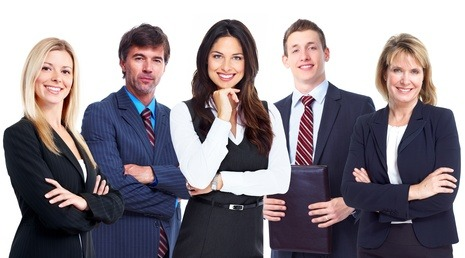
#> input picture pessoas/pessoas1.jpg, 465 x 258 px
$ python exemplo1.py
#> lines starting #> are read from the running program, lines starting #| are printed output that depends on the picture; after the words box and inside, x2 and y2 are one past the last pixel; in counts of white or black regions, pixels touching at a corner belong together
import cv2

classificador = cv2.CascadeClassifier('cascades/haarcascade_frontalface_default.xml')

imagem =  cv2.imread('pessoas/pessoas1.jpg')
#> imagem is the input picture: shape (258, 465, 3); mean B, G, R 141.5, 134.9, 142.7
imagemCinza = cv2.cvtColor(imagem, cv2.COLOR_BGR2GRAY)
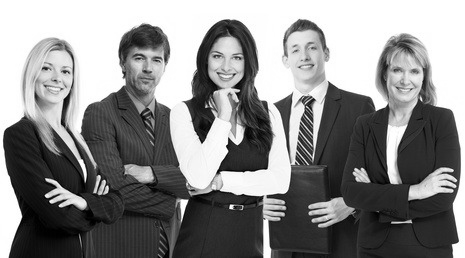
#> imagemCinza: shape (258, 465); min 0, max 255, mean 138


facesDetectadas = classificador.detectMultiScale(imagemCinza)
#> facesDetectadas = [[280, 29, 48, 48], [201, 37, 51, 51], [121, 37, 54, 54], [380, 51, 51, 51], [30, 49, 52, 52]]

print(len(facesDetectadas))
#| 5

for (x, y, l, a ) in facesDetectadas:
    print(x, y, l, a)
    cv2.rectangle(imagem, (x, y), (x +l, y + a), (0, 0, 255), 2)
#> this loop made 5 passes
#| 280 29 48 48
#| 201 37 51 51
#| 121 37 54 54
#| 380 51 51 51
#| 30 49 52 52
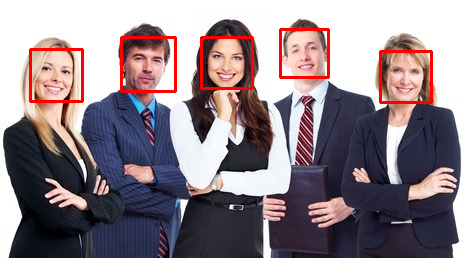
#> imagem: shape (258, 465, 3); 2.54% of pixels changed, all inside (x1, y1, x2, y2) = (29, 28, 433, 104)

cv2.imshow("faces", imagem)
cv2.waitKey()

$ run again, with pessoas/pessoas2.jpg copied over pessoas/pessoas1.jpg
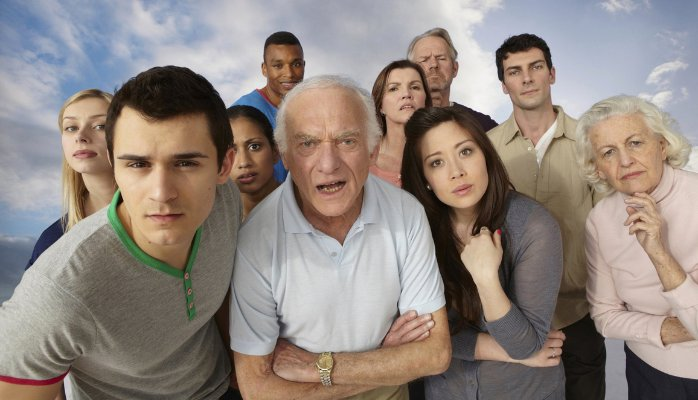
#> input picture pessoas/pessoas2.jpg, 698 x 400 px
#> imagem is the input picture: shape (400, 698, 3); mean B, G, R 128.3, 134.8, 145.9
#> `imagemCinza = cv2.cvtColor(imagem, cv2.COLOR_BGR2GRAY)`:
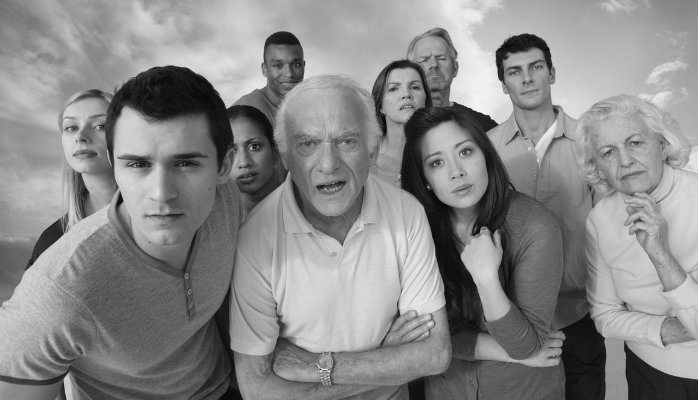
#> imagemCinza: shape (400, 698); min 2, max 252, mean 137.4
#> facesDetectadas = [[418, 46, 34, 34], [260, 45, 51, 51], [496, 46, 61, 61], [377, 67, 55, 55], [613, 172, 54, 54], [216, 123, 61, 61], [414, 127, 78, 78], [225, 337, 58, 58], [49, 99, 72, 72], [589, 120, 71, 71], [279, 104, 99, 99], [102, 117, 124, 124]]
#| 12
#> the loop `for (x, y, l, a ) in facesDetectadas:` made 12 passes
#> (printed output is left out)
#> after the loop `for (x, y, l, a ) in facesDetectadas:`:
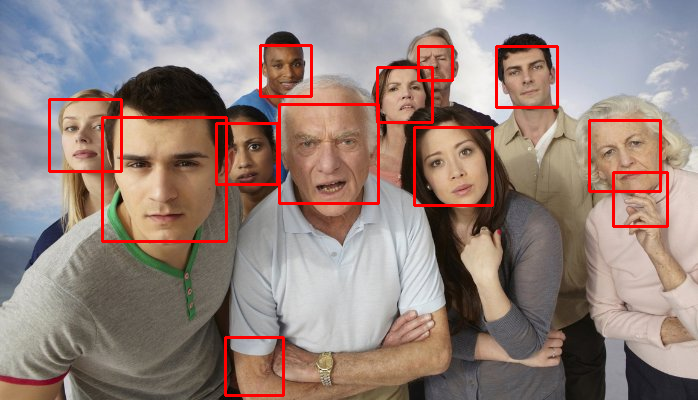
#> imagem: shape (400, 698, 3); 3.43% of pixels changed, all inside (x1, y1, x2, y2) = (48, 44, 669, 397)

$ run again, with pessoas/pessoas4.jpg copied over pessoas/pessoas1.jpg
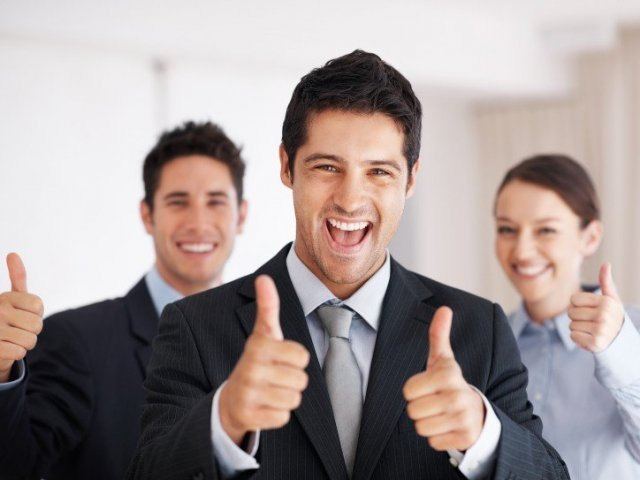
#> input picture pessoas/pessoas4.jpg, 640 x 480 px
#> imagem is the input picture: shape (480, 640, 3); mean B, G, R 151.1, 152.4, 164
#> `imagemCinza = cv2.cvtColor(imagem, cv2.COLOR_BGR2GRAY)`:
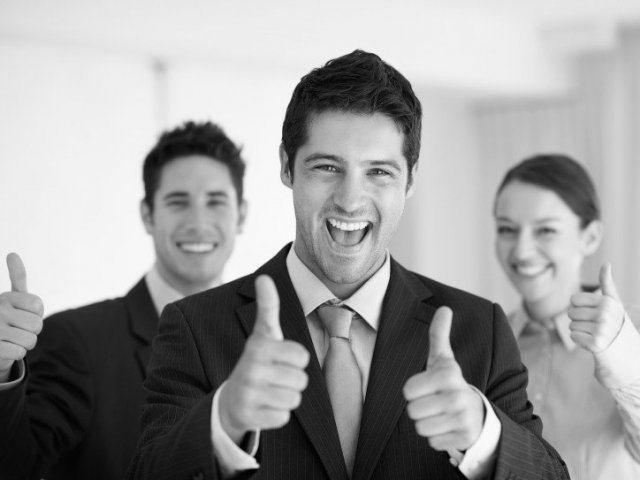
#> imagemCinza: shape (480, 640); min 0, max 255, mean 155.7
#> facesDetectadas = [[308, 318, 54, 54], [230, 361, 65, 65], [240, 334, 81, 81], [484, 191, 104, 104], [140, 158, 112, 112], [280, 113, 146, 146]]
#| 6
#> the loop `for (x, y, l, a ) in facesDetectadas:` made 6 passes
#> (printed output is left out)
#> after the loop `for (x, y, l, a ) in facesDetectadas:`:
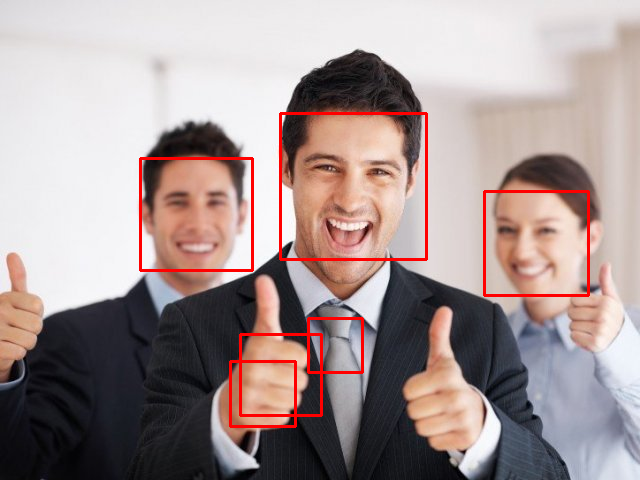
#> imagem: shape (480, 640, 3); 2.18% of pixels changed, all inside (x1, y1, x2, y2) = (139, 112, 590, 428)
